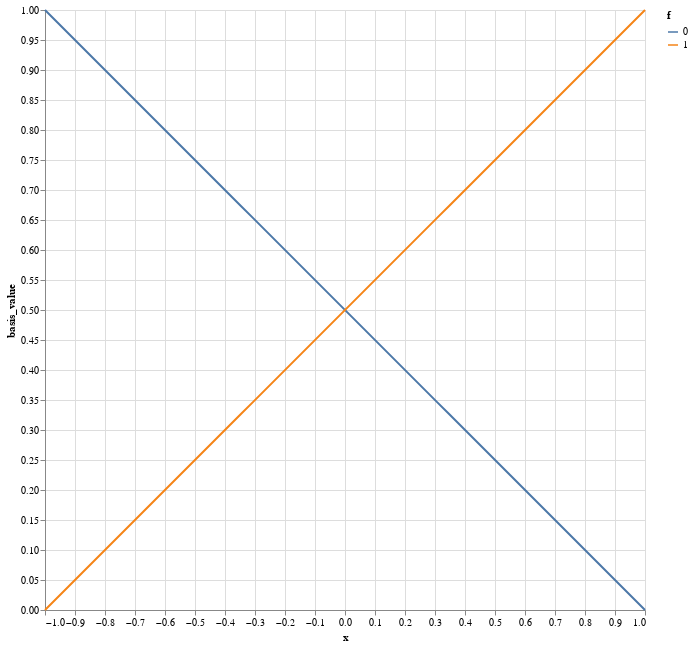

The code cell stored with this chart in its notebook:
### Code cell
df = tabulate(1, quadrature=False)
alt.Chart(df).mark_line().encode(
    x='x', y='basis_value', color='f:N',
).properties(height=600, width=600)

### Figure 1 — Vega-Lite specification as saved in the notebook (floating-point values rounded to 4 significant figures)
{"config": {"view": {"continuousWidth": 400, "continuousHeight": 300}}, "data": {"name": "data-820d25a6f3804ed0c20344da6ca814a3"}, "mark": "line", "encoding": {"color": {"field": "f", "type": "nominal"}, "x": {"field": "x", "type": "quantitative"}, "y": {"field": "basis_value", "type": "quantitative"}}, "height": 600, "width": 600, "$schema": "https://vega.github.io/schema/vega-lite/v4.17.0.json", "datasets": {"data-820d25a6f3804ed0c20344da6ca814a3": [{"x": -1.0, "f": 0, "basis_value": 1.0}, {"x": -1.0, "f": 1, "basis_value": -0.0}, {"x": -0.9592, "f": 0, "basis_value": 0.9796}, {"x": -0.9592, "f": 1, "basis_value": 0.02041}, {"x": -0.9184, "f": 0, "basis_value": 0.9592}, {"x": -0.9184, "f": 1, "basis_value": 0.04082}, {"x": -0.8776, "f": 0, "basis_value": 0.9388}, {"x": -0.8776, "f": 1, "basis_value": 0.06122}, {"x": -0.8367, "f": 0, "basis_value": 0.9184}, {"x": -0.8367, "f": 1, "basis_value": 0.08163}, {"x": -0.7959, "f": 0, "basis_value": 0.898}, {"x": -0.7959, "f": 1, "basis_value": 0.102}, {"x": -0.7551, "f": 0, "basis_value": 0.8776}, {"x": -0.7551, "f": 1, "basis_value": 0.1224}, {"x": -0.7143, "f": 0, "basis_value": 0.8571}, {"x": -0.7143, "f": 1, "basis_value": 0.1429}, {"x": -0.6735, "f": 0, "basis_value": 0.8367}, {"x": -0.6735, "f": 1, "basis_value": 0.1633}, {"x": -0.6327, "f": 0, "basis_value": 0.8163}, {"x": -0.6327, "f": 1, "basis_value": 0.1837}, {"x": -0.5918, "f": 0, "basis_value": 0.7959}, {"x": -0.5918, "f": 1, "basis_value": 0.2041}, {"x": -0.551, "f": 0, "basis_value": 0.7755}, {"x": -0.551, "f": 1, "basis_value": 0.2245}, {"x": -0.5102, "f": 0, "basis_value": 0.7551}, {"x": -0.5102, "f": 1, "basis_value": 0.2449}, {"x": -0.4694, "f": 0, "basis_value": 0.7347}, {"x": -0.4694, "f": 1, "basis_value": 0.2653}, {"x": -0.4286, "f": 0, "basis_value": 0.7143}, {"x": -0.4286, "f": 1, "basis_value": 0.2857}, {"x": -0.3878, "f": 0, "basis_value": 0.6939}, {"x": -0.3878, "f": 1, "basis_value": 0.3061}, {"x": -0.3469, "f": 0, "basis_value": 0.6735}, {"x": -0.3469, "f": 1, "basis_value": 0.3265}, {"x": -0.3061, "f": 0, "basis_value": 0.6531}, {"x": -0.3061, "f": 1, "basis_value": 0.3469}, {"x": -0.2653, "f": 0, "basis_value": 0.6327}, {"x": -0.2653, "f": 1, "basis_value": 0.3673}, {"x": -0.2245, "f": 0, "basis_value": 0.6122}, {"x": -0.2245, "f": 1, "basis_value": 0.3878}, {"x": -0.1837, "f": 0, "basis_value": 0.5918}, {"x": -0.1837, "f": 1, "basis_value": 0.4082}, {"x": -0.1429, "f": 0, "basis_value": 0.5714}, {"x": -0.1429, "f": 1, "basis_value": 0.4286}, {"x": -0.102, "f": 0, "basis_value": 0.551}, {"x": -0.102, "f": 1, "basis_value": 0.449}, {"x": -0.06122, "f": 0, "basis_value": 0.5306}, {"x": -0.06122, "f": 1, "basis_value": 0.4694}, {"x": -0.02041, "f": 0, "basis_value": 0.5102}, {"x": -0.02041, "f": 1, "basis_value": 0.4898}, {"x": 0.02041, "f": 0, "basis_value": 0.4898}, {"x": 0.02041, "f": 1, "basis_value": 0.5102}, {"x": 0.06122, "f": 0, "basis_value": 0.4694}, {"x": 0.06122, "f": 1, "basis_value": 0.5306}, {"x": 0.102, "f": 0, "basis_value": 0.449}, {"x": 0.102, "f": 1, "basis_value": 0.551}, {"x": 0.1429, "f": 0, "basis_value": 0.4286}, {"x": 0.1429, "f": 1, "basis_value": 0.5714}, {"x": 0.1837, "f": 0, "basis_value": 0.4082}, {"x": 0.1837, "f": 1, "basis_value": 0.5918}, {"x": 0.2245, "f": 0, "basis_value": 0.3878}, {"x": 0.2245, "f": 1, "basis_value": 0.6122}, {"x": 0.2653, "f": 0, "basis_value": 0.3673}, {"x": 0.2653, "f": 1, "basis_value": 0.6327}, {"x": 0.3061, "f": 0, "basis_value": 0.3469}, {"x": 0.3061, "f": 1, "basis_value": 0.6531}, {"x": 0.3469, "f": 0, "basis_value": 0.3265}, {"x": 0.3469, "f": 1, "basis_value": 0.6735}, {"x": 0.3878, "f": 0, "basis_value": 0.3061}, {"x": 0.3878, "f": 1, "basis_value": 0.6939}, {"x": 0.4286, "f": 0, "basis_value": 0.2857}, {"x": 0.4286, "f": 1, "basis_value": 0.7143}, {"x": 0.4694, "f": 0, "basis_value": 0.2653}, {"x": 0.4694, "f": 1, "basis_value": 0.7347}, {"x": 0.5102, "f": 0, "basis_value": 0.2449}, {"x": 0.5102, "f": 1, "basis_value": 0.7551}, {"x": 0.551, "f": 0, "basis_value": 0.2245}, {"x": 0.551, "f": 1, "basis_value": 0.7755}, {"x": 0.5918, "f": 0, "basis_value": 0.2041}, {"x": 0.5918, "f": 1, "basis_value": 0.7959}, {"x": 0.6327, "f": 0, "basis_value": 0.1837}, {"x": 0.6327, "f": 1, "basis_value": 0.8163}, {"x": 0.6735, "f": 0, "basis_value": 0.1633}, {"x": 0.6735, "f": 1, "basis_value": 0.8367}, {"x": 0.7143, "f": 0, "basis_value": 0.1429}, {"x": 0.7143, "f": 1, "basis_value": 0.8571}, {"x": 0.7551, "f": 0, "basis_value": 0.1224}, {"x": 0.7551, "f": 1, "basis_value": 0.8776}, {"x": 0.7959, "f": 0, "basis_value": 0.102}, {"x": 0.7959, "f": 1, "basis_value": 0.898}, {"x": 0.8367, "f": 0, "basis_value": 0.08163}, {"x": 0.8367, "f": 1, "basis_value": 0.9184}, {"x": 0.8776, "f": 0, "basis_value": 0.06122}, {"x": 0.8776, "f": 1, "basis_value": 0.9388}, {"x": 0.9184, "f": 0, "basis_value": 0.04082}, {"x": 0.9184, "f": 1, "basis_value": 0.9592}, {"x": 0.9592, "f": 0, "basis_value": 0.02041}, {"x": 0.9592, "f": 1, "basis_value": 0.9796}, {"x": 1.0, "f": 0, "basis_value": 0.0}, {"x": 1.0, "f": 1, "basis_value": 1.0}]}}
